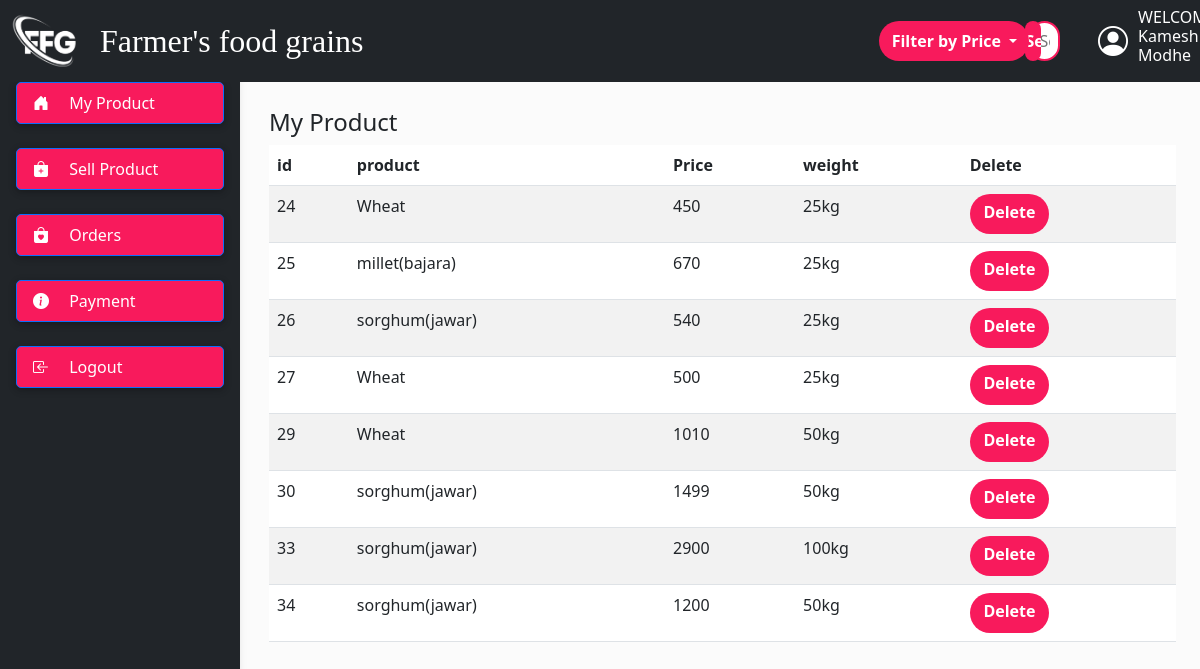
The page /my_product.php (signed in) on the database its author committed.
### tables this page shows
CREATE TABLE `user` (
  `sno` int(11) NOT NULL,
  `name` varchar(20) NOT NULL,
  `username` varchar(20) NOT NULL,
  `mobile` varchar(15) NOT NULL,
  `password` varchar(20) NOT NULL,
  `dt` datetime NOT NULL DEFAULT current_timestamp()
);

CREATE TABLE `productdetail` (
  `id` int(50) NOT NULL,
  `username` varchar(20) NOT NULL,
  `grain` varchar(50) NOT NULL,
  `photo` varchar(200) NOT NULL,
  `price` int(20) NOT NULL,
  `weight` varchar(20) NOT NULL,
  `verify` varchar(255) NOT NULL DEFAULT 'pending'
);

### my_product.php (the view, shortened to what this page needs)
<!doctype html>
<html lang="en">
  <head>
    <link href="https://cdn.jsdelivr.net/npm/bootstrap@5.3.0-alpha1/dist/css/bootstrap.min.css" rel="stylesheet">
    <link rel="stylesheet" href="./style.css">
    <link rel="stylesheet" href="https://cdn.jsdelivr.net/npm/bootstrap-icons@1.10.3/font/bootstrap-icons.css">
</head>
  <body>
<header>
<?php require ('pariuals/seller_side.php'); ?>
  <?php require 'pariuals/nav.php' ?>
</header>
<main style="margin-top: 100px; margin-left : 5px;">
  <div class="container pt-2">
  <div class="container">
	<div class="row">
        <div class="col-md-12">
        <h4>My Product</h4>
        <div class="table-responsive">
              <table id="mytable" class="table table-bordred table-striped">
                   <thead>
                   <th>id</th>
                    <th>product</th>
                     <th>Price</th>
                     <th>weight</th>
                       <th>Delete</th>
                   </thead>
    <tbody>
    <?php
            $username=$_SESSION['username'];
		 	$link = mysqli_connect("localhost","root","","users");
            $query = "SELECT * FROM productdetail WHERE username='$username'";
		 	$query_run = mysqli_query($link,$query);
		 	$check_details = mysqli_num_rows($query_run)>0;
		 	if($check_details)
		 	{
		 		while ($row = mysqli_fetch_array($query_run))
		 		{
		 			?>
    <tr>
    <td><?php echo $row['id'];?></td>
    <td><?php echo $row['grain'];?></td>
    <td><?php echo $row['price'];?></td>
    <td><?php echo $row['weight'];?></td>
    <td><a href="my_product.php?id=<?= $row['id']; ?>" class="btn btn-success ">Delete</a></td>
    </tr>
    <?php }} ?>
</main>
  </body>
</html>

### pariuals/nav.php (shortened to what this page needs)
<?php
		 	$link = mysqli_connect("localhost","root","","users");
      $username=$_SESSION['username'];
		 	$query = "SELECT * FROM `user` WHERE username='$username'";
		 	$query_run = mysqli_query($link,$query);
		 	$check_details = mysqli_num_rows($query_run)>0;
		 	if($check_details) {
		$row = mysqli_fetch_array($query_run);
      }
		 			?>
<nav id="main-navbar" class="navbar navbar-expand-lg navbar-dark bg-dark fixed-top">
  <img src="img/logo1.png" class="card-img-top" style="height: 60px; width: 70px ;  margin-left: 10px;">
  <a class="navbar-brand " href="#" style="color:white; margin-left: 20px; ">Farmer's food grains</a>
  <div class="dropdown">
  <button class="btn btn-secondary dropdown-toggle" type="button"
  id="dropdownMenuButton1" data-bs-toggle="dropdown" aria-expanded="false"
   style="margin-left: 500px;  width: 150px ;" >
    Filter by Price
  </button>
</div>
      <form  method="post" action="hpage.php" class="d-flex">
        <input class="px-2 search" type="text" name="sr" placeholder="Search" aria-label="Search">
        <input type="submit" class="btn1" name="srbtn" value="Search" >
      </form>
      <i style="color: white ;font-size:30px; margin-left: 30px;"  class="bi bi-person-circle" ></i>
      <h6  style="color: white; margin-left: 10px; ">WELCOME <br><?php echo @$row['name']; ?></h6> <br>
</nav>

### style.css (style rules this page uses)
* { padding: 0; margin: 0; box-sizing: border-box ; }
.navbar-brand { font-size: 2rem; color: black; font-family: 'Lobster', cursive; }
.search { height: 40px; width: 80%; margin-right: -35px; border-radius: 60px; outline: none; border:2px solid rgb(248,26,92); }
.btn { height: 40px; width: 40%; outline: none; border: none; background: rgb(248,26,92); font-weight: 700; border-radius: 60px; }
.btn1 { height: 40px; width: 40%; outline: none; border: none; background: rgb(248,26,92); color: white; font-weight: 700; border-radius: 60px; }

### my_product.php (style rules this page uses)
body { background-color: #fbfbfb; }
@media (min-width: 991.98px) { main { padding-left: 240px; } }

### rows shown on the page
user: name "Kamesh Modhe"
productdetail: id "24", grain "Wheat", price "450", weight "25kg"
productdetail: id "25", grain "millet(bajara)", price "670", weight "25kg"
productdetail: id "26", grain "sorghum(jawar)", price "540", weight "25kg"
productdetail: id "27", grain "Wheat", price "500", weight "25kg"
productdetail: id "29", grain "Wheat", price "1010", weight "50kg"
productdetail: id "30", grain "sorghum(jawar)", price "1499", weight "50kg"
productdetail: id "33", grain "sorghum(jawar)", price "2900", weight "100kg"
productdetail: id "34", grain "sorghum(jawar)", price "1200", weight "50kg"
